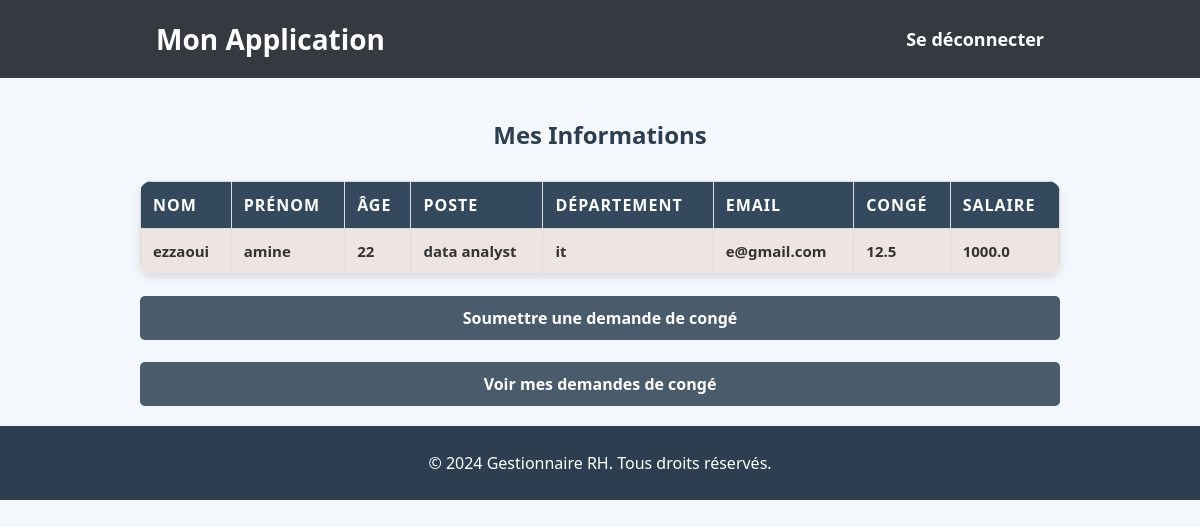
/employe_info (signed in), run on an earlier commit of the app's database.
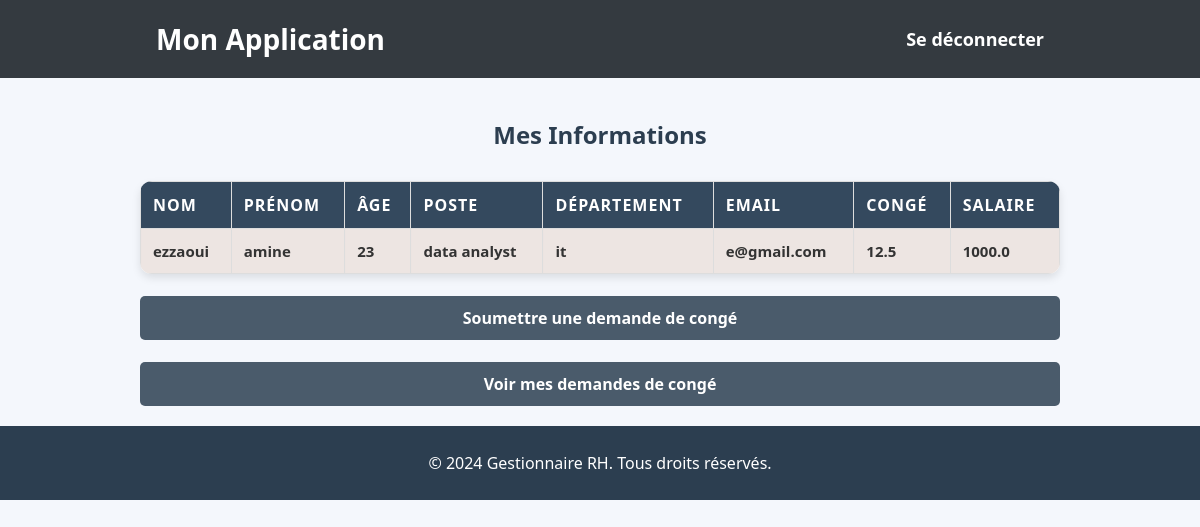
And on a later commit of the database.
### tables this page shows
CREATE TABLE users(
                    id INTEGER PRIMARY KEY AUTOINCREMENT,
                    nom TEXT , 
                    prenom TEXT, 
                    age INT , 
                    poste TEXT,
                    departement TEXT, 
                    email type UNIQUE, 
                    mot_de_passe TEXT,
                    conge FLOAT,
                    salaire FLOAT,
                    dernier_mois_maj TEXT,
                    role TEXT);

### app.py (the view)
@app.route("/employe_info")
def voir_mes_info():
    if 'email' not in session:
        return redirect(url_for('login'))  # Rediriger si non connecté
    email = session['email']
    connexion = connect_db()
    curseur = connexion.cursor()
    curseur.execute("""
        SELECT nom, prenom, age, poste, departement, email, conge, salaire FROM users WHERE email = ?
    """, (email,))
    resultats = curseur.fetchall()
    connexion.close()
    return render_template("employe_info.html", resultats=resultats)

### db_setup.py (called while the page is built)
def connect_db():
    connexion = sqlite3.connect("rh_data.db")
    connexion.row_factory = sqlite3.Row  # Pour permettre l'accès par nom aux colonnes
    return connexion

### templates/employe_info.html (shortened to what this page needs)
<!DOCTYPE html>
<html lang="fr">
<head>
    <link rel="stylesheet" href="{{ url_for('static', filename='styles.css') }}">
</head>
<body>
    <header>
        <div class="container">
            <div class="logo">
                <h1>Mon Application</h1>
            </div>
            <nav>
                <ul>
                    <li><a href="{{ url_for('logout') }}">Se déconnecter</a></li>
                </ul>
            </nav>
        </div>
    </header>
    <main>
        <div class="container">
            <h2>Mes Informations</h2>
            <table>
                <thead>
                    <tr>
                        <th>Nom</th>
                        <th>Prénom</th>
                        <th>Âge</th>
                        <th>Poste</th>
                        <th>Département</th>
                        <th>Email</th>
                        <th>Congé</th>
                        <th>Salaire</th>
                    </tr>
                </thead>
                <tbody>
                    {% for row in resultats %}
                    <tr>
                        <td>{{ row[0] }}</td>
                        <td>{{ row[1] }}</td>
                        <td>{{ row[2] }}</td>
                        <td>{{ row[3] }}</td>
                        <td>{{ row[4] }}</td>
                        <td>{{ row[5] }}</td>
                        <td>{{ row[6] }}</td>
                        <td>{{ row[7] }}</td>
                    </tr>
                    {% endfor %}
                </tbody>
            </table>
            <div class="actions">
                <br>
                <a href="{{ url_for('soumettre_demande_conge') }}" class="btn-link">Soumettre une demande de congé</a>
                <br>
                <br>
                <a href="{{ url_for('voir_suivi_demandes_conges') }}" class="btn-link">Voir mes demandes de congé</a>
            </div>
        </div>
    </main>
    <footer>
        <p>&copy; 2024 Gestionnaire RH. Tous droits réservés.</p>
    </footer>
</body>
</html>

What changed in the data, as far as the page shows it:
changed users "ezzaoui": age "22" → "23"
